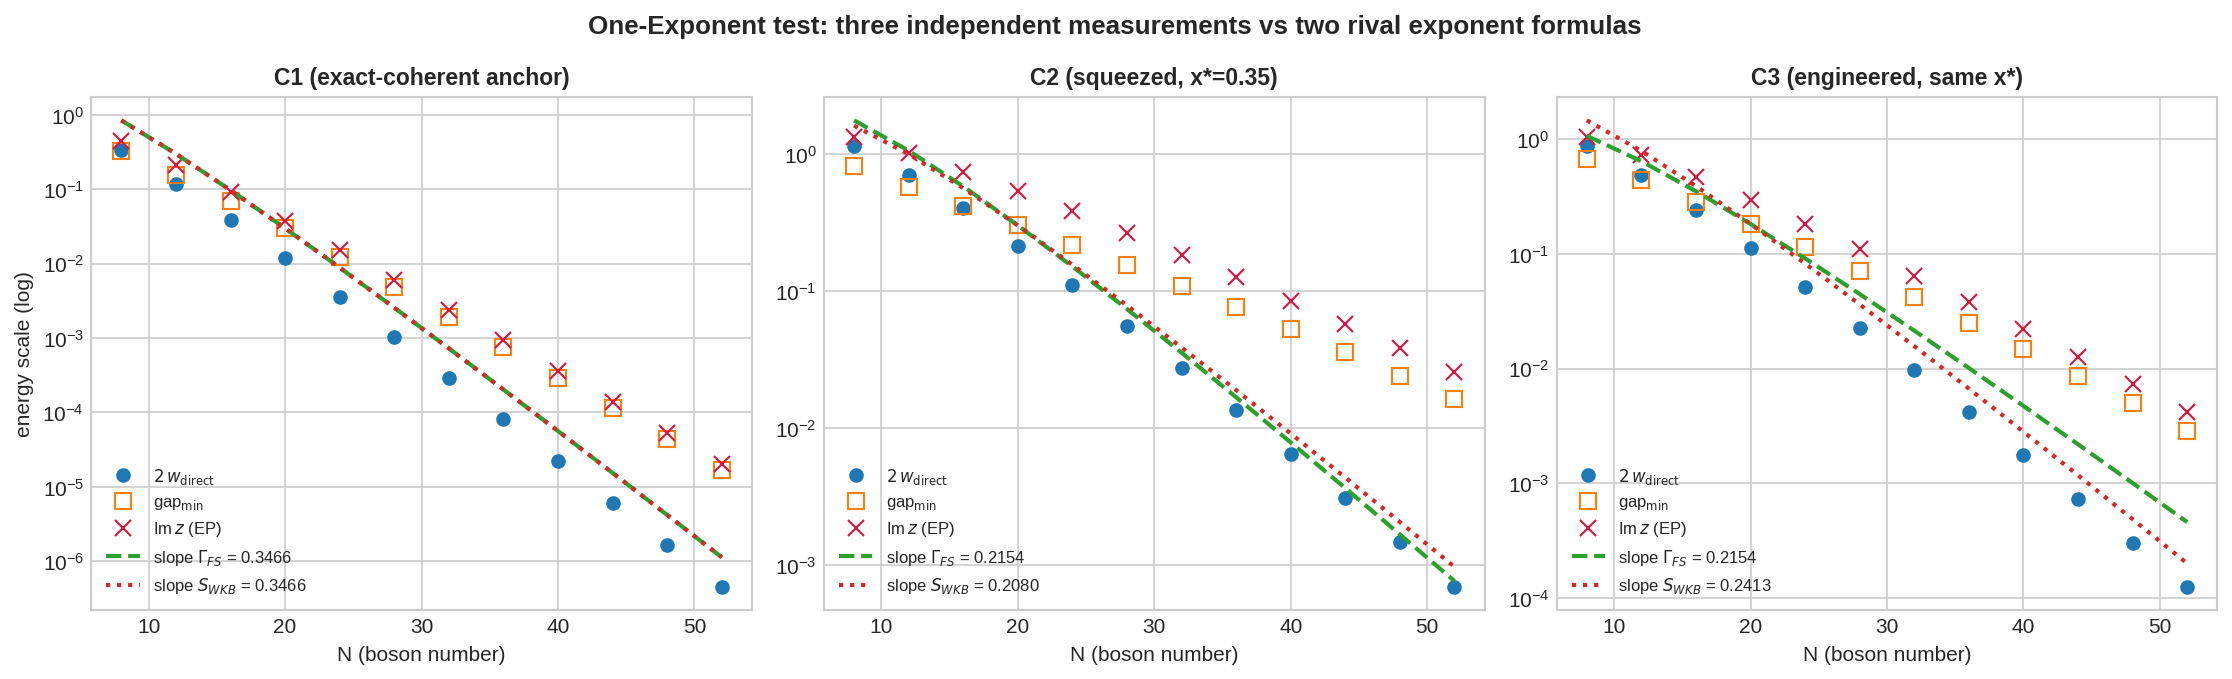

This chart was generated by the following Python code:
"""
PRE-REGISTERED NUMERICAL TEST OF THE ONE-EXPONENT PRINCIPLE
===========================================================
Minimal faithful model: two-sector U(2) boson model ("IBM-CM on CP^1").

  Sector A ("normal"):  M_A = N bosons (s,t),  H_A = eps_A * n_t          -> spherical gs = |n_t=0>, E=0 exactly
  Sector B ("intruder"): M_B = N+2 bosons,     H_B = eps_B*n_t + (g/M)*n_t^2 - (kappa/M)*Q^2,  Q = s^t t + t^t s
  Coupling W = omega * (s^t s^t + t^t t^t):  maps sector A -> sector B (adds 2 bosons), preserves n_t parity.
  Control:  H(s) = [H_A  W^T; W  H_B + s*1].   Everything restricted to even n_t.

PRE-REGISTERED PREDICTIONS (locked before running):
  P1 (structure): the minimal gap, twice the direct matrix element <gsB|W|gsA>, and the
      exceptional-point height Im z (located on the FULL matrix, complex s) all coincide:
      gap = 2*w_direct = Im z   (slope of diabatic difference is exactly 1 here).
  P2 (identity): F_Q^max * (Im z)^2 = 1, i.e. 4 * chi_F(s*) * (Im z)^2 = 1.
  P3 (the law): all of {gap, w_direct, Im z} decay as  N * exp(-N*Gamma), and chi_F(s*)
      grows as exp(+2*N*Gamma)/N^2, with ONE exponent Gamma per model.
  P4 (the formula -- two rival hypotheses):
      H_FS    : Gamma = Gamma_FS  = (1/2) log(1/(1-x*))     [naive coherent/Fubini-Study overlap]
      H_AGMON : Gamma = S_WKB     = int_0^{x*} (1/2) arccosh[(V(x)-E0)/(2 kappa x(1-x)) - 1] dx
      Case C1 (eps_B=0): ground state is an EXACT coherent cat  => both hypotheses coincide (calibration).
      Case C2 (eps_B=1.2, g=0):  x*=0.35.  Squeezed gs; hypotheses may or may not split.
      Case C3 (eps_B=-0.2, g=2): SAME x*=0.35 (same Gamma_FS as C2!) but different landscape
               => S_WKB differs from C2.  C3 is the designed discriminator between H_FS and H_AGMON.
"""

import numpy as np
from scipy.optimize import minimize_scalar
from scipy.integrate import quad

rng = np.random.default_rng(0)
EPS_A = 1.0
OMEGA = 0.2

# ---------------------------------------------------------------- sectors
def build_full(M, eps, kappa, g):
    n = np.arange(M + 1)
    Q = np.zeros((M + 1, M + 1))
    for k in range(M):
        Q[k + 1, k] = np.sqrt((k + 1) * (M - k))
        Q[k, k + 1] = Q[k + 1, k]
    H = eps * np.diag(n.astype(float)) + (g / M) * np.diag(n.astype(float) ** 2) \
        - (kappa / M) * (Q @ Q)
    return H, n

def even_restrict(H, n):
    idx = np.where(n % 2 == 0)[0]
    return H[np.ix_(idx, idx)], n[idx]

def sector(M, eps, kappa, g):
    Hf, n = build_full(M, eps, kappa, g)
    He, ne = even_restrict(Hf, n)
    E, V = np.linalg.eigh(He)
    return He, ne, E, V

# ---------------------------------------------------------------- coupling
def build_W(N, nA, nB):
    """W = OMEGA*(s+s+ + t+t+): sector A (M=N) even basis -> sector B (M=N+2) even basis."""
    dA, dB = len(nA), len(nB)
    posB = {v: i for i, v in enumerate(nB)}
    W = np.zeros((dB, dA))
    for j, m in enumerate(nA):                      # m = n_t in A
        ns = N - m
        W[posB[m], j]     += OMEGA * np.sqrt((ns + 1) * (ns + 2))   # s+s+
        if m + 2 in posB:
            W[posB[m + 2], j] += OMEGA * np.sqrt((m + 1) * (m + 2)) # t+t+
    return W

# ---------------------------------------------------------------- analytics
def classical(eps, kappa, g):
    f = lambda x: eps * x + g * x * x - 4 * kappa * x * (1 - x)
    r = minimize_scalar(f, bounds=(1e-9, 1 - 1e-9), method='bounded')
    return r.x, r.fun

def gamma_FS(xs):
    return 0.5 * np.log(1.0 / (1.0 - xs))

def S_wkb(eps, kappa, g):
    xs, E0 = classical(eps, kappa, g)
    def lam(x):
        G = (eps * x + g * x * x - E0) / (2 * kappa * x * (1 - x)) - 1.0
        return 0.5 * np.arccosh(max(G, 1.0))
    val, _ = quad(lam, 0, xs, limit=400, points=[xs * 0.5, xs * 0.9])
    return val, xs

# ---------------------------------------------------------------- per-N measurements
def measure(N, eps, kappa, g):
    MB = N + 2
    HA, nA, EA, VA = sector(N, EPS_A, 0.0, 0.0)
    HB, nB, EB, VB = sector(MB, eps, kappa, g)
    W = build_W(N, nA, nB)
    dA, dB = len(nA), len(nB)

    w_direct = abs(VB[:, 0] @ W @ VA[:, 0])
    s_center = EA[0] - EB[0]                       # diabatic crossing estimate (exact to O(w^2))

    H0 = np.zeros((dA + dB, dA + dB))
    H0[:dA, :dA] = HA
    H0[dA:, dA:] = HB
    H0[dA:, :dA] = W
    H0[:dA, dA:] = W.T
    PB = np.zeros(dA + dB); PB[dA:] = 1.0

    def full_eigh(s):
        H = H0.copy()
        H[dA:, dA:] += s * np.eye(dB)
        return np.linalg.eigh(H)

    def gap(s):
        E, _ = full_eigh(s)
        return E[1] - E[0]

    # locate s*: 2nd-order shifts displace the crossing from s_center by O(omega^2 N),
    # so do a wide coarse scan, then iterative zoom down to the anticrossing floor.
    D = 3.0 + 0.06 * N
    grid = np.linspace(s_center - D, s_center + D, 401)
    vals = np.array([gap(s) for s in grid])
    s_best = grid[np.argmin(vals)]
    step = grid[1] - grid[0]
    for _ in range(14):
        if step < max(5e-4 * vals.min(), 5e-14):
            break
        grid = np.linspace(s_best - 2.5 * step, s_best + 2.5 * step, 81)
        vals = np.array([gap(s) for s in grid])
        s_best = grid[np.argmin(vals)]
        step = grid[1] - grid[0]
    s_star, gap_min = s_best, float(vals.min())

    # chi_F at s*  via sum over states of |<n|P_B|0>|^2/(E_n-E_0)^2
    E, V = full_eigh(s_star)
    pb0 = V[:, 0] * PB
    amp = V.T @ pb0
    chi = float(np.sum((amp[1:] ** 2) / (E[1:] - E[0]) ** 2))

    # exceptional point: Newton on analytic gfun(z) = (dlam)^2, full complex-symmetric matrix
    def gfun(z):
        H = H0.astype(complex).copy()
        H[dA:, dA:] += z * np.eye(dB)
        ev = np.linalg.eigvals(H)
        ev = ev[np.argsort(ev.real)][:4]
        best, pair = np.inf, None
        for i in range(len(ev)):
            for j in range(i + 1, len(ev)):
                d = abs(ev[i] - ev[j])
                if d < best:
                    best, pair = d, (ev[i], ev[j])
        return (pair[0] - pair[1]) ** 2

    imz = np.nan
    if gap_min > 3e-6:                              # float64 EP-locating window
        z = s_star + 1.3j * gap_min
        ok = True
        for _ in range(60):
            h = max(abs(z.imag) * 1e-3, 1e-10)
            gp = (gfun(z + h) - gfun(z - h)) / (2 * h)
            if gp == 0:
                ok = False; break
            dz = gfun(z) / gp
            z -= dz
            if abs(z - s_star) > 100 * gap_min or z.imag < 0:
                ok = False; break
            if abs(dz) < 1e-5 * max(abs(z.imag), gap_min):
                break
        if ok:
            imz = abs(z.imag)

    return dict(N=N, w=w_direct, gap=gap_min, chi=chi, imz=imz, s_star=s_star)

# ---------------------------------------------------------------- fits
def fit_gamma(Ns, ys, mode):
    Ns = np.asarray(Ns, float); ys = np.asarray(ys, float)
    pref = np.sqrt((Ns + 1) * (Ns + 2))
    if mode == 'decay':       # y ~ pref * exp(-Gamma N)
        L = np.log(ys) - np.log(pref)
        sgn = -1.0
    else:                     # chi ~ exp(+2 Gamma N)/pref^2
        L = 0.5 * (np.log(ys) + 2 * np.log(pref))
        sgn = +1.0
    A = np.vstack([np.ones_like(Ns), Ns]).T
    coef, *_ = np.linalg.lstsq(A, L, rcond=None)
    res = L - A @ coef
    dof = max(len(Ns) - 2, 1)
    cov = (res @ res / dof) * np.linalg.inv(A.T @ A)
    return sgn * coef[1], np.sqrt(cov[1, 1])

# ---------------------------------------------------------------- run
CASES = [('C1 (exact-coherent anchor)', 0.0, 1.0, 0.0),
         ('C2 (squeezed, x*=0.35)',     1.2, 1.0, 0.0),
         ('C3 (engineered, same x*)',  -0.2, 1.0, 2.0)]
NLIST = list(range(8, 53, 4))
FITMIN = 20

print('=' * 78)
print('PRE-REGISTERED PREDICTIONS')
print('=' * 78)
preds = {}
for name, eps, kappa, g in CASES:
    S, xs = S_wkb(eps, kappa, g)
    gFS = gamma_FS(xs)
    preds[name] = (gFS, S, xs)
    print(f'{name:30s}  x*={xs:.4f}   Gamma_FS={gFS:.5f}   S_WKB={S:.5f}')
print()

results = {}
for name, eps, kappa, g in CASES:
    rows = [measure(N, eps, kappa, g) for N in NLIST]
    results[name] = rows
    print('-' * 78)
    print(name)
    print(f'{"N":>4} {"2*w_direct":>12} {"gap_min":>12} {"Im z":>12} {"Imz/gap":>9} {"4*chi*Imz^2":>12}')
    for r in rows:
        ident = 4 * r['chi'] * r['imz'] ** 2 if np.isfinite(r['imz']) else np.nan
        ratio = r['imz'] / r['gap'] if np.isfinite(r['imz']) else np.nan
        print(f"{r['N']:>4} {2*r['w']:>12.4e} {r['gap']:>12.4e} "
              f"{(r['imz'] if np.isfinite(r['imz']) else float('nan')):>12.4e} "
              f"{ratio:>9.4f} {ident:>12.6f}")

print()
print('=' * 78)
print('EXPONENT EXTRACTION (fit window N >= %d; quoted as Gamma +/- stderr)' % FITMIN)
print('=' * 78)
summary = {}
for name, eps, kappa, g in CASES:
    rows = [r for r in results[name] if r['N'] >= FITMIN and r['gap'] > 1e-11]
    Ns   = [r['N'] for r in rows]
    g_w,  e_w  = fit_gamma(Ns, [2 * r['w'] for r in rows], 'decay')
    g_g,  e_g  = fit_gamma(Ns, [r['gap'] for r in rows], 'decay')
    g_c,  e_c  = fit_gamma(Ns, [r['chi'] for r in rows], 'grow')
    ep_rows = [r for r in rows if np.isfinite(r['imz'])]
    if len(ep_rows) >= 3:
        g_e, e_e = fit_gamma([r['N'] for r in ep_rows], [r['imz'] for r in ep_rows], 'decay')
    else:
        g_e, e_e = np.nan, np.nan
    gFS, S, xs = preds[name]
    summary[name] = (g_w, g_g, g_e, g_c, gFS, S)
    print(f'\n{name}:   PREDICTIONS  Gamma_FS = {gFS:.5f}   S_WKB = {S:.5f}')
    print(f'  Gamma from  w_direct : {g_w:.5f} +/- {e_w:.5f}')
    print(f'  Gamma from  gap      : {g_g:.5f} +/- {e_g:.5f}')
    print(f'  Gamma from  Im z(EP) : {g_e:.5f} +/- {e_e:.5f}')
    print(f'  Gamma from  chi_F    : {g_c:.5f} +/- {e_c:.5f}')

# ---------------------------------------------------------------- figure
import matplotlib
matplotlib.use('Agg')
import matplotlib.pyplot as plt
plt.style.use('seaborn-v0_8-whitegrid')

fig, axes = plt.subplots(1, 3, figsize=(15, 4.6), sharey=False)
for ax, (name, eps, kappa, g) in zip(axes, CASES):
    rows = results[name]
    Ns = np.array([r['N'] for r in rows], float)
    pref = np.sqrt((Ns + 1) * (Ns + 2))
    ax.semilogy(Ns, [2 * r['w'] for r in rows], 'o', label=r'$2\,w_{\rm direct}$', ms=6)
    ax.semilogy(Ns, [r['gap'] for r in rows], 's', mfc='none', label='gap$_{\\min}$', ms=8)
    epN = [r['N'] for r in rows if np.isfinite(r['imz'])]
    epV = [r['imz'] for r in rows if np.isfinite(r['imz'])]
    ax.semilogy(epN, epV, 'x', label=r'Im$\,z$ (EP)', ms=8, color='crimson')
    gFS, S, xs = preds[name]
    for G, lab, stl in [(gFS, r'$\Gamma_{FS}$', '--'), (S, r'$S_{WKB}$', ':')]:
        ax.semilogy(Ns, 2 * OMEGA * pref * np.exp(-G * Ns) *
                    (rows[3]['gap'] / (2 * OMEGA * pref[3] * np.exp(-G * Ns[3]))),
                    stl, lw=2, label=f'slope {lab} = {G:.4f}')
    ax.set_title(name, fontsize=11, fontweight='bold')
    ax.set_xlabel('N (boson number)')
    ax.legend(fontsize=8, loc='lower left')
axes[0].set_ylabel('energy scale (log)')
fig.suptitle('One-Exponent test: three independent measurements vs two rival exponent formulas',
             fontsize=12.5, fontweight='bold')
plt.tight_layout()
plt.savefig('/mnt/user-data/outputs/one_exponent_test.png', dpi=150, bbox_inches='tight')
print('\nfigure saved.')
